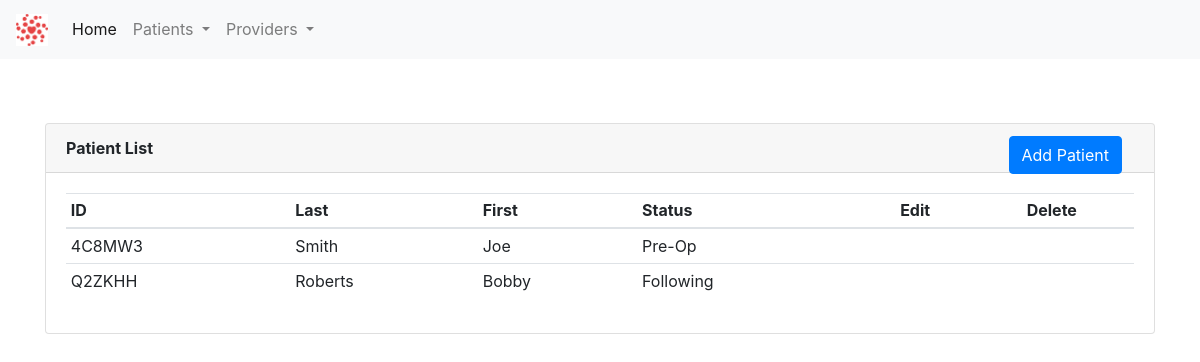
The app's page /patients/ with its own data.
### app/patients/patient_model.py (models this page shows, shortened)
class Patient(db.Model):
    id = db.Column(db.Integer, primary_key=True)
    first_name = db.Column(db.String(30), index=True, nullable=False, info={'label': 'First Name'})
    last_name = db.Column(db.String(30), index=True, nullable=False, info={'label': 'Last Name'})
    patient_id = db.Column(db.String(10), index=True)
    patient_status_id = db.Column(db.Integer, db.ForeignKey('patient_status.id'))
    patient_status = db.relationship(PatientStatus)

class PatientStatus(db.Model):
    id = db.Column(db.Integer, primary_key=True)
    code_name = db.Column(db.String(30), index=True, nullable=False)
    name = db.Column(db.String(60), index=True, nullable=False)
    def __str__(self):
        return self.name

### app/patients/patient.py (the view)
@patient_bp.route('/')
def view_patient_list():
    patient_list = Patient.query.all()
    return render_template('patients.html', title="Patient List", patient_list=patient_list)

### app/patients/templates/patients.html (shortened to what this page needs)
{% extends "base.html" %}
{% block content %}
    <div class="container" style="margin-top: 4rem">
        <div class="card">
          <div class="card-header">
              <b>Patient List</b>
              <a class="btn btn-primary" href="/patients/new" role="button" style="position: absolute; right: 2rem">  Add Patient</a>
          </div>
          <div class="card-body">
              <table class="table table-hover table-sm">
                  <thead>
                    <tr>
                      <th scope="col">ID</th>
                      <th scope="col">Last</th>
                      <th scope="col">First</th>
                      <th scope="col">Status</th>
                      <th style="text-align: center; vertical-align: middle" scope="col">Edit</th>
                      <th style="text-align: center; vertical-align: middle" scope="col">Delete</th>
                    </tr>
                  </thead>
                  <tbody>
                  {% for patient in patient_list %}
                    <tr>
                      <td>{{ patient.patient_id }}</td>
                      <td>{{ patient.last_name }}</td>
                      <td>{{ patient.first_name }}</td>
                      <td>{{ patient.patient_status }}</td>
                        <td style="text-align: center; vertical-align: middle"><a href="/patients/edit/{{patient.patient_id}}"></a></td>
                        <td style="text-align: center; vertical-align: middle"><a href="/patients/delete/{{ patient.patient_id }}"></a></td>
                    </tr>
                  {% endfor %}
                  </tbody>
              </table>
          </div>
        </div>
    </div>
{% endblock %}

### app/templates/base.html (shortened to what this page needs)
<!DOCTYPE html>
<html lang="en">
<head>
    <link rel="stylesheet"
          href="https://stackpath.bootstrapcdn.com/bootstrap/4.5.0/css/bootstrap.min.css"
>
    <link href="//netdna.bootstrapcdn.com/bootstrap/3.0.0/css/bootstrap-glyphicons.css" rel="stylesheet">
</head>
<body>
    <nav class="navbar navbar-expand-lg navbar-light bg-light">
      <a class="navbar-brand" href="/index"><img src="/static/images/HCA_logo.png" style="height: 2rem; width: 2rem"></a>
      <div class="collapse navbar-collapse" id="navbarSupportedContent">
        <ul class="navbar-nav mr-auto">
          <li class="nav-item active">
            <a class="nav-link" href="/index">Home <span class="sr-only">(current)</span></a>
          </li>
          <li class="nav-item dropdown">
            <a class="nav-link dropdown-toggle" href="#" id="navbarDropdown" role="button" data-toggle="dropdown" aria-haspopup="true" aria-expanded="false">
              Patients
            </a>
          </li>
          <li class="nav-item dropdown">
            <a class="nav-link dropdown-toggle" href="#" id="navbarDropdown" role="button" data-toggle="dropdown" aria-haspopup="true" aria-expanded="false">
              Providers
            </a>
          </li>
        </ul>
      </div>
    </nav>
    {% block content %}{% endblock %}
</body>
</html>

### records on screen
Patient: patient_id "4C8MW3", last_name "Smith", first_name "Joe", patient_status "Pre-Op"
Patient: patient_id "Q2ZKHH", last_name "Roberts", first_name "Bobby", patient_status "Following"
